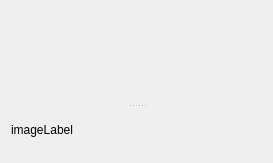
<?xml version="1.0" encoding="UTF-8"?>
<ui version="4.0">
 <class>DicomWidget</class>
 <widget class="QWidget" name="DicomWidget">
  <property name="geometry">
   <rect>
    <x>0</x>
    <y>0</y>
    <width>273</width>
    <height>163</height>
   </rect>
  </property>
  <property name="windowTitle">
   <string>Form</string>
  </property>
  <layout class="QVBoxLayout" name="verticalLayout">
   <item>
    <widget class="QSplitter" name="splitter">
     <property name="orientation">
      <enum>Qt::Vertical</enum>
     </property>
     <widget class="QVTKWidget" name="diWidget" native="true"/>
     <widget class="QLabel" name="diLabel">
      <property name="text">
       <string>imageLabel</string>
      </property>
     </widget>
    </widget>
   </item>
  </layout>
 </widget>
 <customwidgets>
  <customwidget>
   <class>QVTKWidget</class>
   <extends>QWidget</extends>
   <header location="global">qvtkwidget.h</header>
   <container>1</container>
  </customwidget>
 </customwidgets>
 <resources/>
 <connections/>
</ui>
